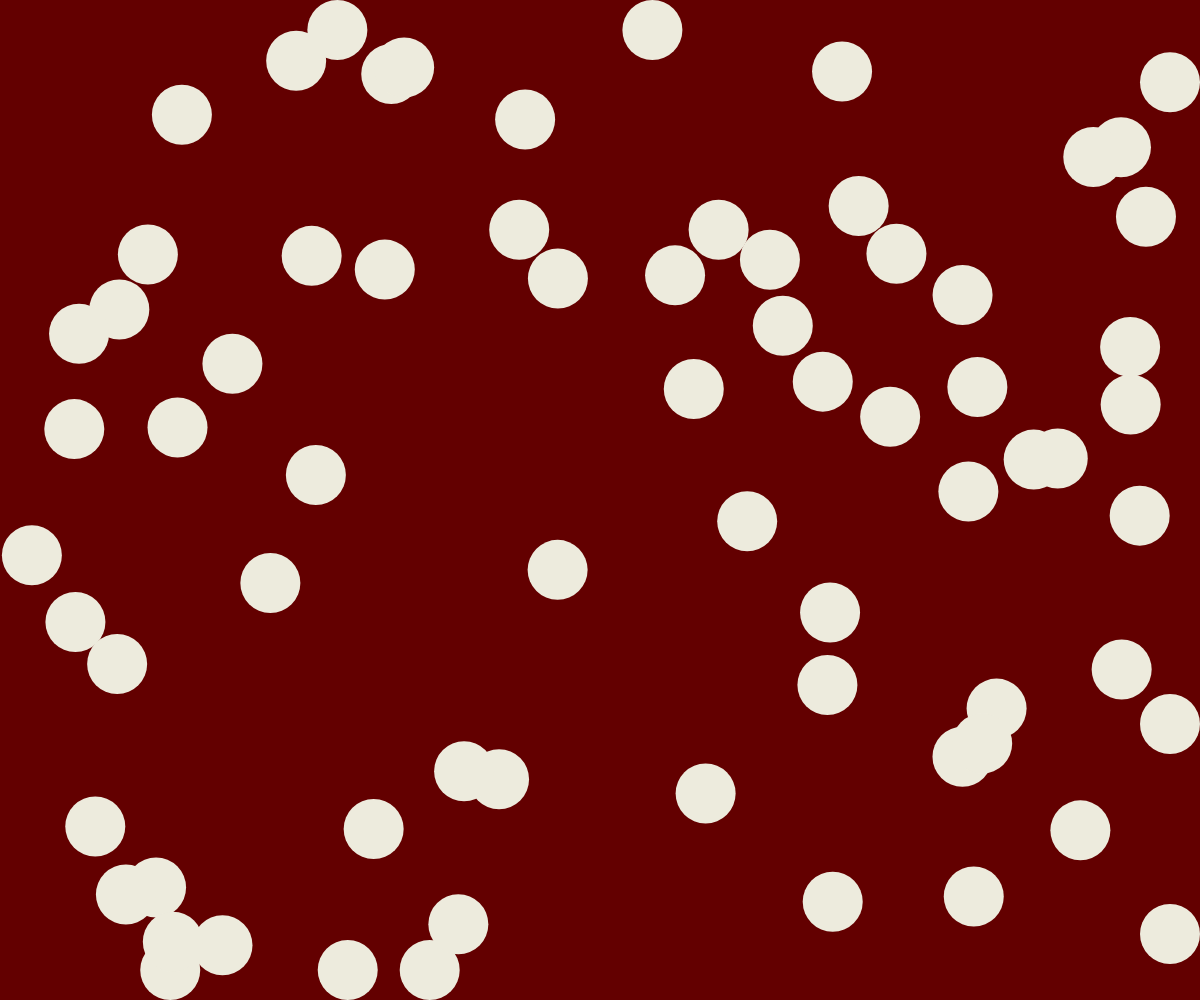
Frame 1 (no input)
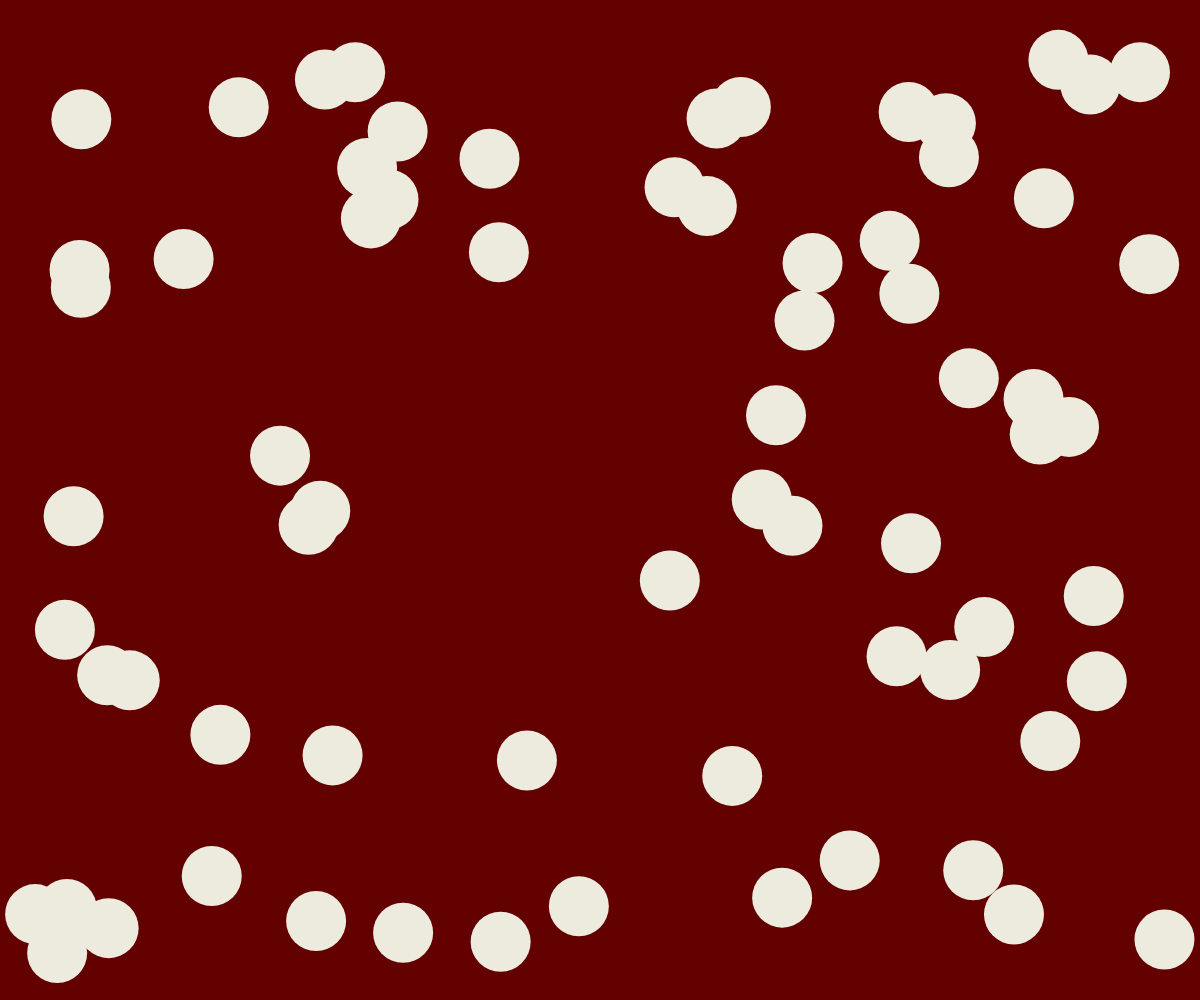
Frame 60 (no input)
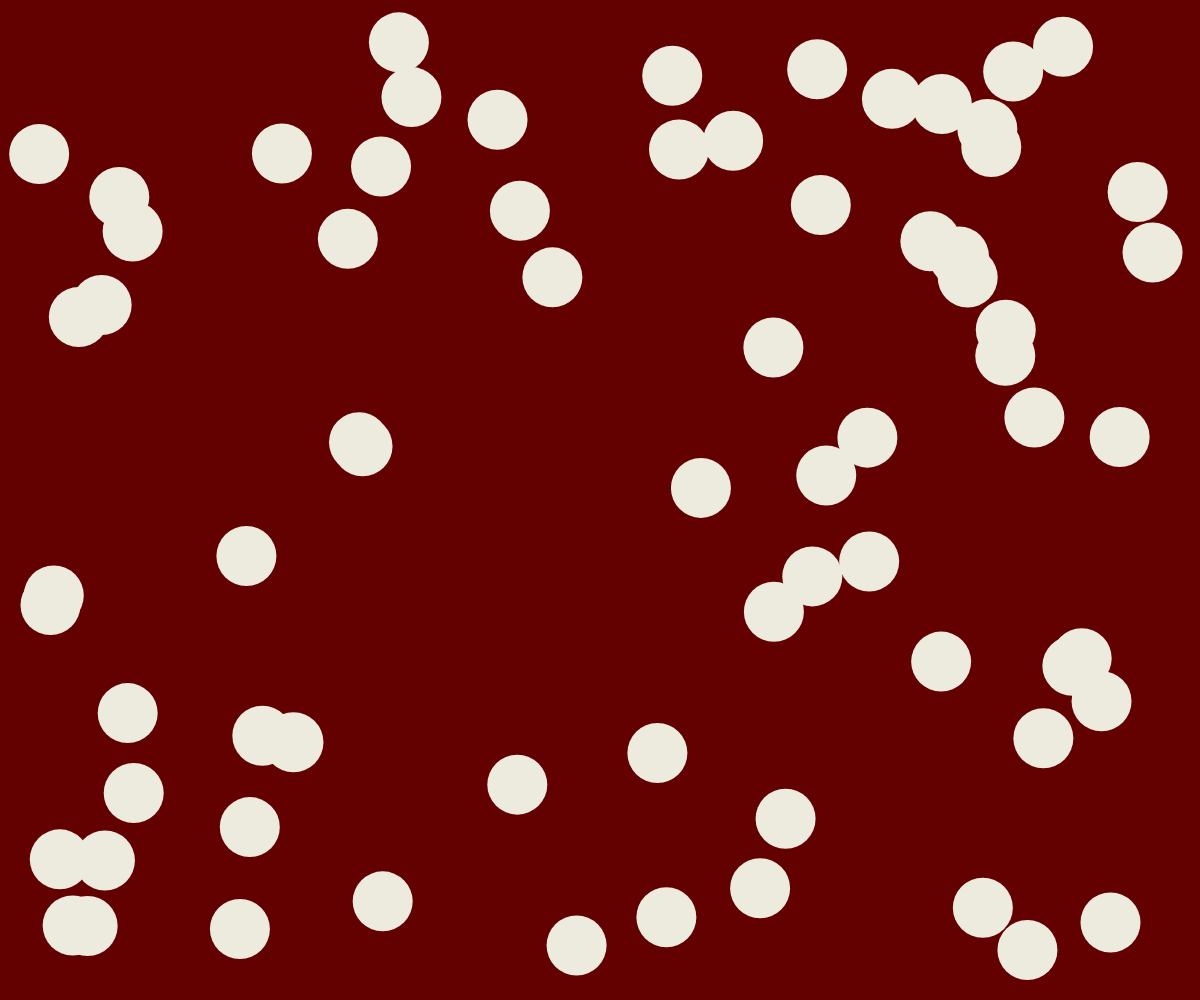
Frame 120 (the mouse pressed at the canvas centre since frame 60)

The p5.js sketch that drew these frames (run headless with seeded random() and noise() and a simulated clock; from frame 60 on, the mouse is pressed at the canvas centre):

// p5.js sketch
// ── sketch.js
// Gleiche Kreise, Maus meidet sie, Farbe reagiert

let circles = [];
let numCircles = 70; //Anzahl der zu erzeugenden Kreise
let circleRadius = 30; // feste Grösse für alle Kreise

function setup() {
  createCanvas(windowWidth, windowHeight);
  noStroke();

  // Kreis-Objekte erzeugen. Die Schleife läuft 70 Mal
  for (let i = 0; i < numCircles; i++) {
    circles.push({
      x: random(width), //zufällige x-Position
      y: random(height), //zufällige y-Position
      r: circleRadius,
      vx: random(-3, 3),   // etwas stärkere Anfangsgeschwindigkeit
      vy: random(-3, 3),
      baseColor: color(237, 235, 221), // Grundfarbe (beige)
      intensity: 0 // Farbstärke bei Mausnähe
    });
  }
}

function draw() {
  background(99, 0, 0);


  //Für jeden Kreis im Array circles diesen Code ausführen
  for (let c of circles) {
    // --- autonome Bewegung ---
    //Position = Position + Geschwindigkeit (c.x = c.x + c.vx)
    c.x += c.vx;
    c.y += c.vy;

    // schnelle Bewegung der Kreise
    c.vx += random(-0.3, 0.3);
    c.vy += random(-0.3, 0.3);

    // Ränder abprallen lassen (mit puffern durch r)
    // die Mitte des Kreises niemals näher als r am Rand sein.
    if (c.x < c.r) { //Ist der Kreis über den linken Rand hinausgeraten?
      c.x = c.r; // Zurück auf die Canvas setzen.
      c.vx *= -1; // Geschwindigkeit umdrehen = Abprallen!
    }
    if (c.x > width - c.r) { //rechter Rand
      c.x = width - c.r; // Zurück auf die Canvas setzen.
      c.vx *= -1; // Geschwindigkeit umdrehen = Abprallen!
    }
    if (c.y < c.r) { //oberer Rand
      c.y = c.r; // Zurück auf die Canvas setzen.
      c.vy *= -1; // Geschwindigkeit umdrehen = Abprallen!
    }
    if (c.y > height - c.r) { //unterer Rand
      c.y = height - c.r; // Zurück auf die Canvas setzen.
      c.vy *= -1; // Geschwindigkeit umdrehen = Abprallen!
    }

    // --- Mausreaktion: fliehen wenn zu nah ---
    let d = dist(mouseX, mouseY, c.x, c.y); // Distanz Maus - Kreiszentrum
    let safeDistance = 100; // Abstand, ab dem der Kreis reagiert

    if (d < safeDistance) { // d kleiner als sicherer Abstand
      // Der Winkel zeigt vom Mauszeiger zum Kreis.
      let angle = atan2(c.y - mouseY, c.x - mouseX);
      // je näher, desto stärker flüchtet der Kreis
      let force = map(d, 0, safeDistance, 4, 0);
      c.vx += cos(angle) * force * 0.35; // Kreis erhält einen Schub
      c.vy += sin(angle) * force * 0.35;
      // Farbstärke abhängig von Nähe (0..1)
      c.intensity = map(d, 0, safeDistance, 1, 0);
    } else {
      // langsam beruhigen (intensity zurückziehen)
      c.intensity = lerp(c.intensity, 0, 0.05);
    }

    // Reibung (leicht weniger Reibung => grössere Bewegungen) geschwindigkeit mal 0.985
    c.vx *= 0.985;
    c.vy *= 0.985;

    // --- Farbe berechnen ---
    let nearCol = color(120, 1, 0); // rot bei Nähe
    let col = lerpColor(c.baseColor, nearCol, c.intensity); // mischt die beiden Farben linear je nach intensity
    fill(col);

    // Kreis (gleiche Grösse für alle)
    circle(c.x, c.y, c.r * 2);
  }

  

}

// ── style.css
html, body {
  margin: 0;
  padding: 0;
}

canvas {
  display: block;
}


/* Slider-Position */
.slider {
  position: absolute;
  left: 50%;
  bottom: 40px;        /* Abstand vom unteren Rand */
  transform: translateX(-50%);
  width: 300px;        /* optional: Breite anpassen */
  
}
